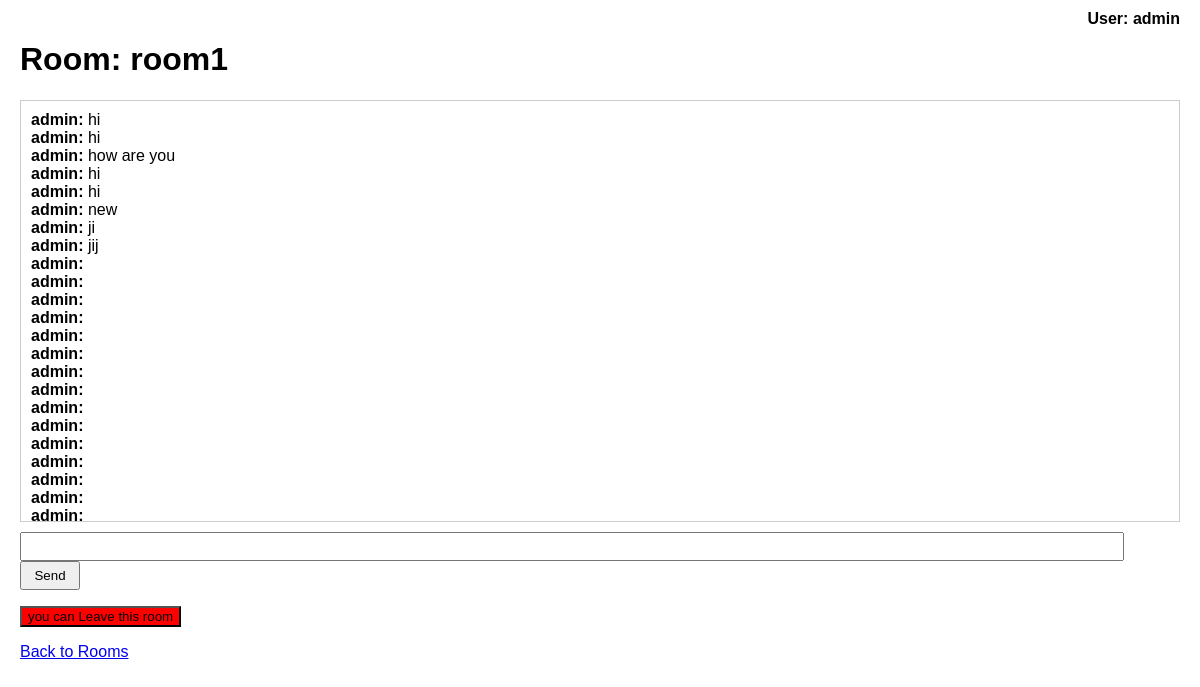
Page /chat/room1/ (signed in) on the committed database.
### chat/models.py (models this page shows, shortened)
class ChatRoom(models.Model):
    name = models.CharField(max_length=255)
    participants = models.ManyToManyField(User, related_name='chat_rooms')

class Message(models.Model):
    room = models.ForeignKey(ChatRoom, on_delete=models.CASCADE, related_name='messages')
    sender = models.ForeignKey(User, on_delete=models.CASCADE)
    content = models.TextField()
    timestamp = models.DateTimeField(auto_now_add=True)

### chat/views.py (the view)
# urls.py: path('<str:room_name>/', views.room, name='room'),
@login_required
def room(request, room_name):
    room = get_object_or_404(ChatRoom, name=room_name)
    messages = room.messages.order_by('timestamp')
    context = {'room_name': room_name,
                'messages': messages,
                'room':room,
            }
    return render(request, 'chat/room.html', context)

### chat/templates/chat/room.html (shortened to what this page needs)
{% extends "chat/base.html" %}
{% block content %}
    <h1>Room: {{ room_name }}</h1>
    <div id="chat-log">
        {% for message in messages %}
            <div><strong>{{ message.sender.username }}:</strong> {{ message.content }}</div>
        {% endfor %}
    </div>
    {% if request.user in room.participants.all %}
        <input id="chat-message-input" type="text" size="100" >
        <input id="chat-message-submit" type="button" value="Send">
        <p >
            <a href="{% url 'leave' room.id %}" >
                <input style="background-color: #ff0000;" id="chat-leave-submit" type="button" value="you can Leave this room">
            </a>
        </p>
    {% else %}
        <a href="{% url 'join' room.id %}"><input id="chat-join-submit" type="button" value="Join"></a>
    {% endif %}
    <p><a href="{% url 'index' %}">Back to Rooms</a></p>
{% endblock %}

### chat/templates/chat/base.html (shortened to what this page needs)
<!DOCTYPE html>
<html>
<head>
</head>
<body>
    {% if user.is_authenticated %}
    <div class="username">User: {{ user.username }}</div>
    {% endif %}
    {% block content %}
    {% endblock %}
</body>
</html>

### chat/templates/chat/base.html (style rules this page uses)
body { font-family: Arial, sans-serif; margin: 0; padding: 20px; position: relative; }
.username { position: absolute; top: 10px; right: 20px; font-weight: bold; }

### chat/templates/chat/room.html (style rules this page uses)
#chat-log { height: 400px; overflow-y: auto; border: 1px solid #ccc; padding: 10px; margin-bottom: 10px; }
#chat-message-input { width: calc(100% - 70px); padding: 5px; }
#chat-message-submit { width: 60px; padding: 5px; }

### rows in the picture
ChatRoom: name "room1"
Message: sender.username "admin", content "hi"
Message: sender.username "admin", content "hi"
Message: sender.username "admin", content "how are you"
Message: sender.username "admin", content "hi"
Message: sender.username "admin", content "hi"
Message: sender.username "admin", content "new"
Message: sender.username "admin", content "ji"
Message: sender.username "admin", content "jij"
Message: sender.username "admin"
Message: sender.username "admin"
Message: sender.username "admin"
Message: sender.username "admin"
Message: sender.username "admin"
Message: sender.username "admin"
Message: sender.username "admin"
Message: sender.username "admin"
Message: sender.username "admin"
Message: sender.username "admin"
Message: sender.username "admin"
Message: sender.username "admin"
Message: sender.username "admin"
Message: sender.username "admin"
Message: sender.username "admin"

### other values in the picture
{{ user.username }} "admin"
